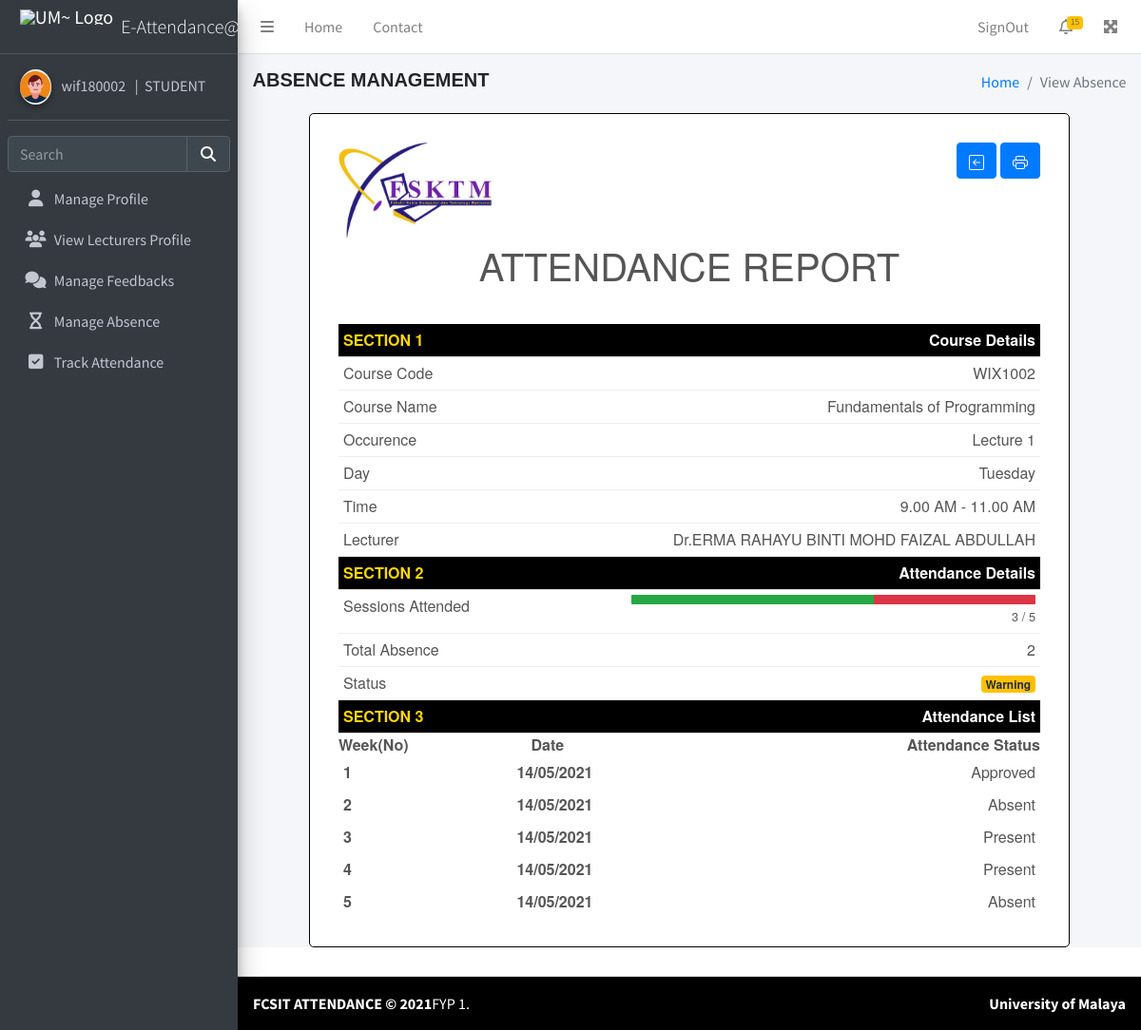
The page /student/attendance_report.php?course_id=1 (signed in) on the database its author committed.
### tables this page shows
CREATE TABLE `student_profile` (
  `acc_uname` varchar(15) NOT NULL,
  `acc_fullname` varchar(100) NOT NULL,
  `acc_email` varchar(100) NOT NULL,
  `profile_pic` varchar(100) NOT NULL,
  `course` varchar(40) NOT NULL,
  `year_study` varchar(15) NOT NULL,
  `notes` varchar(100) DEFAULT NULL,
  `mobile` varchar(15) NOT NULL,
  `priv_email` varchar(70) NOT NULL,
  `address` varchar(100) NOT NULL,
  `postcode` varchar(10) DEFAULT NULL,
  `city` varchar(30) NOT NULL,
  `state` varchar(30) NOT NULL,
  `parent_name` varchar(50) NOT NULL,
  `parent_mobile` varchar(15) NOT NULL,
  `parent_email` varchar(70) DEFAULT NULL,
  `parent_address` varchar(100) NOT NULL,
  `parent_postcode` varchar(10) NOT NULL,
  `parent_city` varchar(30) NOT NULL,
  `parent_state` varchar(30) NOT NULL
);

CREATE TABLE `access` (
  `acc_id` int(11) NOT NULL,
  `acc_uname` varchar(50) NOT NULL,
  `acc_email` varchar(50) NOT NULL,
  `acc_pass` varchar(300) NOT NULL,
  `acc_role` varchar(10) NOT NULL,
  `acc_fullname` varchar(100) NOT NULL
);

CREATE TABLE `course` (
  `courseid` int(255) NOT NULL,
  `CourseType` int(10) NOT NULL,
  `CourseCode` varchar(10) NOT NULL,
  `CourseName` varchar(255) DEFAULT NULL,
  `ClassDetail` varchar(255) DEFAULT NULL,
  `ClassDay` varchar(10) NOT NULL,
  `ClassTime` varchar(255) NOT NULL
);

CREATE TABLE `lecturer_profile` (
  `acc_uname` varchar(15) NOT NULL,
  `acc_fullname` varchar(100) NOT NULL,
  `acc_email` varchar(100) NOT NULL,
  `profile_pic` varchar(100) NOT NULL,
  `department` varchar(40) NOT NULL,
  `notes` varchar(100) DEFAULT NULL,
  `mobile` varchar(15) NOT NULL,
  `mobile_office` varchar(15) NOT NULL,
  `location` varchar(100) NOT NULL
);

CREATE TABLE `attendance_data` (
  `attendance_id` int(100) NOT NULL,
  `course_id` varchar(100) NOT NULL,
  `student_uname` varchar(15) NOT NULL,
  `lecturer_uname` varchar(15) NOT NULL,
  `date` varchar(20) NOT NULL,
  `week` varchar(20) NOT NULL,
  `attendance_status` varchar(100) NOT NULL,
  `absence_category` varchar(1000) NOT NULL,
  `absence_reason` varchar(10000) NOT NULL,
  `absence_doc` varchar(1000) NOT NULL,
  `absence_submit` varchar(20) NOT NULL,
  `absence_status` varchar(50) NOT NULL DEFAULT '0'
);

### session.php (called while the page is built, shortened)
<?php
include( 'config.php' );
$user_check = $_SESSION[ 'login_user' ];
$ses_sql = mysqli_query( $mysqli, "select acc_uname, acc_id, acc_fullname from access where acc_uname='$user_check'" );
$row = mysqli_fetch_array( $ses_sql, MYSQLI_ASSOC );
$loggedin_session = $row[ 'acc_uname' ];
?>

### student/attendance_get_reportInfo.php (called while the page is built, shortened)
<?php
$course_id = $_REQUEST[ 'course_id' ];
?>
<?php
$sqlcourse = "SELECT * FROM course where courseid = '$course_id'";
$resultcourse = mysqli_query( $mysqli, $sqlcourse );
$rowcourse = mysqli_fetch_array( $resultcourse );
$course_id = $rowcourse[ 'courseid' ];
$course_code = $rowcourse[ 'CourseCode' ];
$course_name = $rowcourse[ 'CourseName' ];
$course_occurence = $rowcourse[ 'ClassDetail' ];
$course_day = $rowcourse[ 'ClassDay' ];
$course_time = $rowcourse[ 'ClassTime' ];
?>
<?php
$sqltd = "SELECT * FROM lecturer_course WHERE register_id_lecturer = '$course_id'";
$resulttd = mysqli_query( $mysqli, $sqltd );
$rowtd = mysqli_fetch_array( $resulttd );
$lecturer_id = $rowtd[ "acc_uname" ];
?>
<?php
$sqlts = "SELECT * FROM lecturer_profile WHERE acc_uname = '$lecturer_id'";
$resultts = mysqli_query( $mysqli, $sqlts );
$rowts = mysqli_fetch_array( $resultts );
$lecturer_name = $rowts[ "acc_fullname" ];
?>
<?php
$sqlap = "SELECT * FROM attendance_data WHERE course_id = '$course_id' AND student_uname = '$loggedin_session' AND (attendance_status = 1 OR attendance_status = 2)";
$resultap = mysqli_query( $mysqli, $sqlap );
$count = 0;
if ( mysqli_num_rows( $resultap ) > 0 ) {
  while ( $row = mysqli_fetch_array( $resultap ) ) {
    $count = $count + 1;
    ?>
<?php } } ?>
<?php
$sqlav = "SELECT * FROM attendance_data WHERE course_id = '$course_id' AND student_uname = '$loggedin_session'";
$resultav = mysqli_query( $mysqli, $sqlav );
$total = 0;
if ( mysqli_num_rows( $resultav ) > 0 ) {
  while ( $row = mysqli_fetch_array( $resultav ) ) {
    $total = $total + 1;
    ?>
<?php } } ?>

### student/attendance_report.php (the view, shortened to what this page needs)
<?php
include '../session.php';
include '../config.php';
include 'attendance_get_reportInfo.php';
?>
<!DOCTYPE html>
<html lang="en">
<head>
<link rel="stylesheet" href="../plugins/fontawesome-free/css/all.min.css">
<link rel="stylesheet" href="https://cdn.datatables.net/1.10.24/css/jquery.dataTables.min.css">
<link rel="stylesheet" href="https://cdn.datatables.net/searchpanes/1.2.1/css/searchPanes.dataTables.min.css">
<link rel="stylesheet" href="https://cdn.datatables.net/select/1.3.3/css/select.dataTables.min.css">
<link rel="stylesheet" href="../dist/css/adminlte.min.css">
</head>
<body class="hold-transition sidebar-mini">
<?php include 'header_student.php'; ?>
  <div class="content-wrapper">
  <section class="content-header">
    <div class="container-fluid">
      <div class="row mb-0">
        <div class="col-sm-6">
          <h5 style="font-family:Helvetica; font-weight:bold;">ABSENCE MANAGEMENT</h5>
        </div>
        <div class="col-sm-6">
          <ol class="breadcrumb float-sm-right">
            <li class="breadcrumb-item"><a href="#">Home</a></li>
            <li class="breadcrumb-item active">View Absence</li>
          </ol>
        </div>
      </div>
    </div>
  </section>
  <section class="content">
    <div class="container-fluid">
      <div class="invoice-box" style="background-color:white;">
      <table cellpadding="0" cellspacing="0">
        <tr class="top">
        <td colspan="2">
        <table>
          <tr>
            <td class="title">
          <tr>
            <h1 style="display:block; text-align:center;"></span>ATTENDANCE REPORT</h1>
          </tr>
          </td>
          </tr>
        </table>
        </td>
        </tr>
        <tr class="heading">
          <td style="color:gold; font-weight:bold;"> SECTION 1 </td>
          <td> Course Details </td>
        </tr>
        <tr class="item">
          <td> Course Code </td>
          <td><?php echo $course_code; ?></td>
        </tr>
        <tr class="item">
          <td> Course Name </td>
          <td><?php echo $course_name; ?></td>
        </tr>
        <tr class="item">
          <td> Occurence </td>
          <td><?php echo $course_occurence; ?></td>
        </tr>
        <tr class="item">
          <td> Day </td>
          <td><?php echo $course_day; ?></td>
        </tr>
        <tr class="item">
          <td> Time </td>
          <td><?php echo $course_time; ?></td>
        </tr>
        <tr class="item">
          <td> Lecturer </td>
          <td><?php echo $lecturer_name; ?></td>
        </tr>
        <tr class="heading">
          <td style="color:gold; font-weight:bold;"> SECTION 2 </td>
          <td> Attendance Details </td>
        </tr>
        <tr class="item">
          <td> Sessions Attended </td>
          <td class="project_progress"><div class="progress progress-sm">
              <div class="progress-bar bg-success" role="progressbar" style="width: <?php echo ($count/$total)*100; ?>%" aria-valuenow="<?php echo ($count/$total)*100; ?>" aria-valuemin="0" aria-valuemax="100"></div>
              <div class="progress-bar bg-danger" role="progressbar" style="width: <?php echo (1-($count/$total))*100; ?>%" aria-valuenow="<?php echo (1-($count/$total))*100; ?>" aria-valuemin="0" aria-valuemax="100"></div>
            </div>
        </div>
        <small> <?php echo $count; ?> / <?php echo $total; ?> </small>
        <tr class="item">
          <td> Total Absence </td>
          <td class="project_progress"><?php echo $total - $count; ?></td>
        </tr>
        <tr class="item">
          <td> Status </td>
          <td class="project-state"><?php
          $percentage = ( $count / $total ) * 100;;
          if ( $percentage >= 80 ) {
            echo '<span class="badge badge-success">Good</span>';
          } elseif ( $percentage >= 60 && $percentage < 80 ) {
            echo '<span class="badge badge-warning">Warning</span>';
          }
          elseif ( $percentage < 60 ) {
            echo '<span class="badge badge-danger">Critical</span>';
          }
          ?></td>
        </tr>
        <tr class="heading">
          <td style="color:gold; font-weight:bold;"> SECTION 3 </td>
          <td> Attendance List </td>
        </tr>
        <tr>
          <th>Week(No)&nbsp;&nbsp;&nbsp;&nbsp;&nbsp;&nbsp;&nbsp;&nbsp;&nbsp;&nbsp;&nbsp;&nbsp;&nbsp;&nbsp;&nbsp;&nbsp;&nbsp;&nbsp;&nbsp;&nbsp;&nbsp;&nbsp;&nbsp;&nbsp;&nbsp;&nbsp;&nbsp;&nbsp;&nbsp;Date</th>
          <th style="float : right">Attendance Status</th>
        </tr>
        <?php
        $sql = "SELECT * FROM attendance_data WHERE course_id = '$course_id'  AND student_uname = '$loggedin_session'";
        $result = mysqli_query( $mysqli, $sql );
        ?>
        <?php
        if ( mysqli_num_rows( $result ) > 0 ) {
          while ( $row = mysqli_fetch_array( $result ) ) {
            $course_id = $row[ 'course_id' ];
            $date = $row[ 'date' ];
            $week = $row[ 'week' ];
            $attendance_status = $row[ 'attendance_status' ];
            ?>
        <tr>
          <td><b><?php echo $week; ?> <?php echo $date; ?></b></td>
          <td><?php
          if ( $attendance_status == 1 ) {
            echo 'Present';
          } elseif ( $attendance_status == 2 ) {
            echo 'Approved';
          } elseif ( $attendance_status == 0 ) {
            echo 'Absent';
          }
          ?></td>
        </tr>
        <?php
        }
        ?>
        <?php
        } else {
          echo '0 results';
        }
        ?>
        <div style="text-align:right;">
          <span>
          <img src="../sources/logo_letter.jpg" style="height:100px; float:left;"> <a href="attendance_view.php?course_id=<?php echo $course_id;?>" class="btn btn-primary">
          </a>
          <button class="btn btn-primary" onclick="window.print()">
          </button>
        </div>
    </div>
  </section>
</div>
</body>
<footer class="main-footer" style="background-color: black; color:white;"><strong>FCSIT ATTENDANCE &copy; 2021</strong>FYP 1.
  <div class="float-right d-none d-sm-inline-block"><b>University of Malaya</b></div>
</footer>
</html>

### student/header_student.php (shortened to what this page needs)
<?php
include( "../session.php" );
?>
<?php
$queryview = "SELECT * FROM student_profile WHERE acc_uname='" . $loggedin_session . "' ";
$resultview = mysqli_query( $mysqli, $queryview )or die( mysqli_error( $mysqli ) );
$rowview = mysqli_fetch_assoc( $resultview );
$profile_pic = $rowview[ "profile_pic" ];
?>
<head>
<link rel="stylesheet" href="../plugins/fontawesome-free/css/all.min.css">
<link rel="stylesheet" href="https://code.ionicframework.com/ionicons/2.0.1/css/ionicons.min.css">
<link rel="stylesheet" href="../plugins/tempusdominus-bootstrap-4/css/tempusdominus-bootstrap-4.min.css">
<link rel="stylesheet" href="../plugins/icheck-bootstrap/icheck-bootstrap.min.css">
<link rel="stylesheet" href="../plugins/jqvmap/jqvmap.min.css">
<link rel="stylesheet" href="../dist/css/adminlte.min.css">
<link rel="stylesheet" href="../plugins/overlayScrollbars/css/OverlayScrollbars.min.css">
<link rel="stylesheet" href="../plugins/daterangepicker/daterangepicker.css">
<link rel="stylesheet" href="../plugins/summernote/summernote-bs4.min.css">
</head>
<div class="wrapper">
<nav class="main-header navbar navbar-expand navbar-white navbar-light">
  <ul class="navbar-nav">
    <li class="nav-item"> <a class="nav-link" data-widget="pushmenu" href="#" role="button"><i class="fas fa-bars"></i></a> </li>
    <li class="nav-item d-none d-sm-inline-block"> <a href="main.php" class="nav-link">Home</a> </li>
    <li class="nav-item d-none d-sm-inline-block"> <a href="#" class="nav-link">Contact</a> </li>
  </ul>
  <ul class="navbar-nav ml-auto">
    <li class="nav-item dropdown"> <a class="nav-link" href="../logout.php"> SignOut </a> </li>
    <li class="nav-item dropdown"> <a class="nav-link" data-toggle="dropdown" href="#"> <i class="far fa-bell"></i> <span class="badge badge-warning navbar-badge">15</span> </a>
    </li>
    <li class="nav-item"> <a class="nav-link" data-widget="fullscreen" href="#" role="button"> <i class="fas fa-expand-arrows-alt"></i> </a> </li>
  </ul>
</nav>
<aside class="main-sidebar sidebar-dark-primary elevation-4">
<a href="main.php" class="brand-link">
<img src="../sources/um_logo_only.png" alt="UM~ Logo" class="brand-image " style="opacity: 8"><span class="brand-text font-weight-light">E-Attendance@UM</span>
</a>
  <div class="sidebar">
    <div class="user-panel mt-3 pb-3 mb-3 d-flex">
      <div class="image"> <img src="student_profile/<?php echo $profile_pic; ?>" class="img-circle elevation-2" alt="User Image"> </div>
      <div class="info"> <a href="#" class="d-block"><?php echo $loggedin_session; ?> &nbsp; | &nbsp;STUDENT</a> </div>
    </div>
    <div class="form-inline">
      <div class="input-group" data-widget="sidebar-search">
        <input class="form-control form-control-sidebar" type="search" placeholder="Search" aria-label="Search">
        <div class="input-group-append">
          <button class="btn btn-sidebar"> <i class="fas fa-search fa-fw"></i> </button>
        </div>
      </div>
    </div>
    <nav class="mt-2">
      <ul class="nav nav-pills nav-sidebar flex-column" data-widget="treeview" role="menu" data-accordion="false">
        <li class="nav-item"> <a href="profile.php" class="nav-link"> <i class="nav-icon fa fa-user"></i>
          <p>Manage Profile</p>
          </a> </li>
        <li class="nav-item"> <a href="lecturer_browse.php" class="nav-link"> <i class="nav-icon fa fa-users"></i>
          <p>View Lecturers Profile</p>
          </a> </li>
        <li class="nav-item"> <a href="feedback.php" class="nav-link"> <i class="nav-icon fa fa-comments"></i>
          <p>Manage Feedbacks</p>
          </a> </li>
        <li class="nav-item"> <a href="absence.php" class="nav-link"> <i class="nav-icon fa fa-hourglass"></i>
          <p>Manage Absence</p>
          </a> </li>
        <li class="nav-item"> <a href="attendance.php" class="nav-link"> <i class="nav-icon fa fa-check-square"></i>
          <p>Track Attendance</p>
          </a> </li>
      </ul>
    </nav>
  </div>
</aside>

### student/attendance_report.php (style rules this page uses)
.invoice-box { max-width: 800px; margin: auto; padding: 30px; margin-bottom: 30px; border: 1px solid black; border-radius: 5px; font-size: 16px; line-height: 24px; font-family: 'Helvetica Neue', 'Helvetica', Helvetica, Arial, sans-serif; color: #555; }
.invoice-box table { width: 100%; line-height: inherit; text-align: left; }
.invoice-box table td { padding: 5px; vertical-align: top; }
.invoice-box table tr td:nth-child(2) { text-align: right; }
.invoice-box table tr.top table td { padding-bottom: 20px; }
.invoice-box table tr.top table td.title { font-size: 45px; line-height: 45px; color: #333; }
.invoice-box table tr.heading td { background: black; border-bottom: 1px solid #ddd; font-weight: bold; color : white; }
.invoice-box table tr.item td { border-bottom: 1px solid #eee; }

### rows shown on the page
student_profile: profile_pic (picture)
access: acc_uname "wif180002"
course: CourseCode "WIX1002", CourseName "Fundamentals of Programming", ClassDetail "Lecture 1", ClassDay "Tuesday", ClassTime "9.00 AM - 11.00 AM"
lecturer_profile: acc_fullname "Dr.ERMA RAHAYU BINTI MOHD FAIZAL ABDULLAH"
attendance_data: week "1", date "14/05/2021", attendance_status "Approved"
attendance_data: week "2", date "14/05/2021", attendance_status "Absent"
attendance_data: week "3", date "14/05/2021", attendance_status "Present"
attendance_data: week "4", date "14/05/2021", attendance_status "Present"
attendance_data: week "5", date "14/05/2021", attendance_status "Absent"

### other values the page prints
$count "3"
$total "5"
$total - $count "2"
